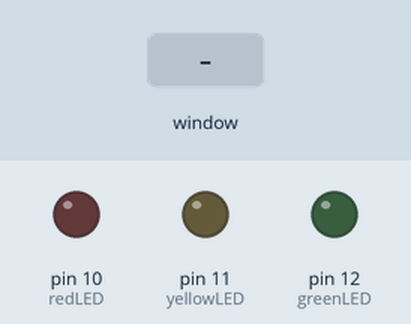
This program was run on a simulated Raspberry Pi (header pin numbers). On the bench: output pins drawn as LEDs (lit = HIGH). The inputs (shaded band) are chosen by the test bench. The desktop window is not drawn, its controls go by their first labels and the mouse button is held 0.15 s.

Above: at 1.2 s.
1.3 s: control labelled "Red" in the window clicked
At 1.7 s:
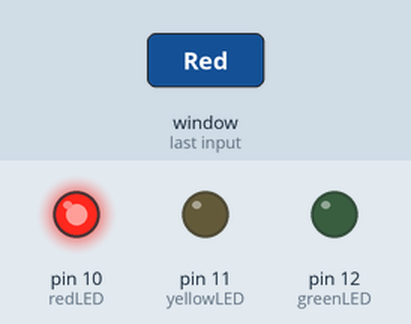
2.8 s: control labelled "Yellow" in the window clicked
At 4.0 s:
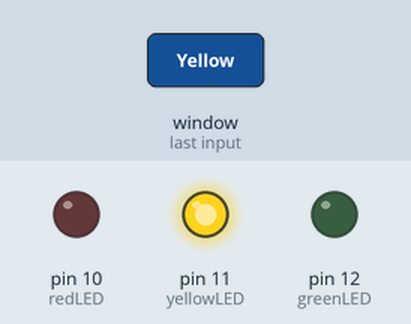
4.3 s: control labelled "Green" in the window clicked
At 5.2 s:
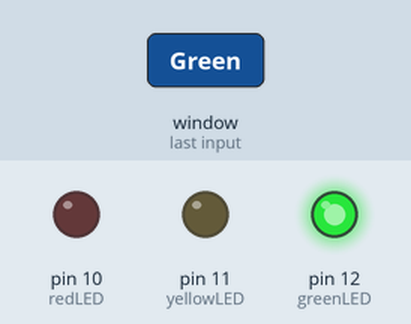
Timing chart, 0 to 7.3 s (numbered marks = the images above; inputs shaded):
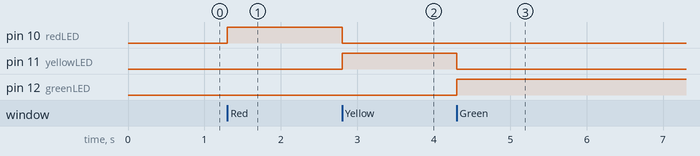

Measured:
- after the input at 1.3 s, pin 10 (redLED): LOW → HIGH at once
- after the input at 2.8 s, pin 10 (redLED): HIGH → LOW at once; pin 11 (yellowLED): LOW → HIGH at once
- after the input at 4.3 s, pin 11 (yellowLED): HIGH → LOW at once; pin 12 (greenLED): LOW → HIGH at once

The program:

gui.py
```python
# Write your code here :-)
from PyQt5.QtWidgets import *
from PyQt5.QtGui import QFont
import RPi.GPIO as GPIO
import time

redLED = 10
yellowLED = 11
greenLED = 12

GPIO.setmode(GPIO.BOARD)
GPIO.setup(redLED, GPIO.OUT)
GPIO.setup(yellowLED, GPIO.OUT)
GPIO.setup(greenLED, GPIO.OUT)

def main():
    app = QApplication([])
    window = QWidget()
    window.setGeometry(100, 100, 200, 300)

    layout = QVBoxLayout()

    button1 = QPushButton("Red")
    button2 = QPushButton("Yellow")
    button3 = QPushButton("Green")
    exitButton = QPushButton ("Exit")

    button1.clicked.connect(press_red_button)
    button2.clicked.connect(press_yellow_button)
    button3.clicked.connect(press_green_button)
    exitButton.clicked.connect(press_exit_button)

    layout.addWidget(button1)
    layout.addWidget(button2)
    layout.addWidget(button3)
    layout.addWidget(exitButton)

    window.setLayout(layout)

    window.show()
    app.exec_()

def press_red_button():
    all_buttons_off()
    GPIO.output(redLED, GPIO.HIGH)

def press_yellow_button():
    all_buttons_off()
    GPIO.output(yellowLED, GPIO.HIGH)

def press_green_button():
    all_buttons_off()
    GPIO.output(greenLED, GPIO.HIGH)

def all_buttons_off():
    GPIO.output(redLED, GPIO.LOW)
    GPIO.output(yellowLED, GPIO.LOW)
    GPIO.output(greenLED, GPIO.LOW)

def press_exit_button():
    all_buttons_off()
    app.quit()

if __name__ == '__main__':
    main()
```
